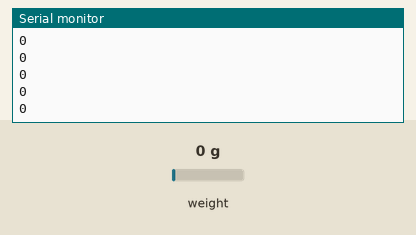
This sketch was run on a simulated Arduino Uno, built with avr-gcc and run on an emulated ATmega328P. Shown: the last lines printed to the serial monitor. Inputs (shaded band) come from the test bench; at power-on: weight on the scale 0 g.

Above: at 2.2 s.
2.3 s: weight on the scale set to 100 g
At 2.46 s:
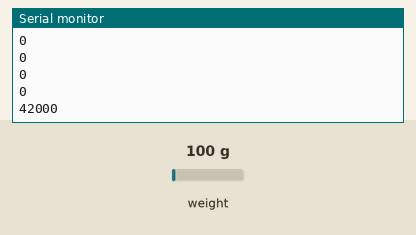
3.8 s: weight on the scale set to 1250 g
At 3.86 s:
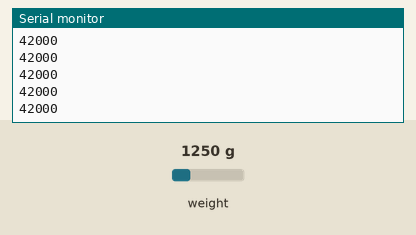
Timing chart, 0 to 6.8 s (numbered marks = the images above; inputs shaded):
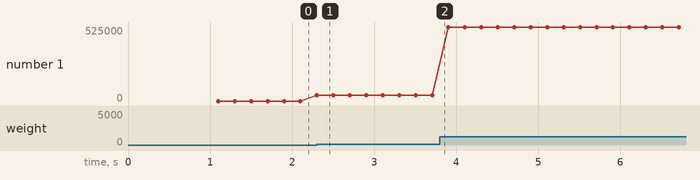

The sketch:

Read_Strain_Gauge.ino
```cpp
#include "HX711.h"

// HX711 circuit wiring
const int LOADCELL_DOUT_PIN = 2;
const int LOADCELL_SCK_PIN = 3;
const int GAIN = 128;

HX711 scale;

void setup() {
  Serial.begin(9600);
  scale.begin(LOADCELL_DOUT_PIN, LOADCELL_SCK_PIN, GAIN);

  scale.set_scale();
  scale.tare();  //Reset the scale to 0

  //long zero_factor = scale.read_average(10); //Get a baseline reading
  //Serial.print("Zero factor: "); //This can be used to remove the need to tare the scale. Useful in permanent scale projects.
  //Serial.println(zero_factor);

}

void loop() {

  long temp = Serial.read();
  long reading = scale.read();
//  if(temp == 'a')
//      Serial.println(scale.read_average(15));
  Serial.println(reading);
//
//  float calc = (4.571e-5)*reading + 40.52; //linear fit
////  float factor = pow(reading,2);
////  float calc = (-8.218e-12*factor) + 3.557e-05*reading + 37.65; //quadratic fit
//
//  Serial.print("Reading: ");
//  Serial.println(calc);

  delay(100);
}
```

Measured:
- after the input at 2.3 s, the serial monitor: prints a new line at once (image 1)
- plotted number 1: 0 → 42000 after the input at 2.3 s, 42000 → 525000 after the input at 3.8 s
